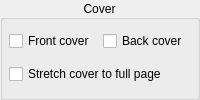
    <widget class="CollapsibleGroupBox" name="coverPanel">
     <property name="title">
      <string>Cover</string>
     </property>
     <property name="alignment">
      <set>Qt::AlignCenter</set>
     </property>
     <layout class="QVBoxLayout" name="coverPanelLayout">
      <property name="leftMargin">
       <number>6</number>
      </property>
      <property name="topMargin">
       <number>4</number>
      </property>
      <property name="rightMargin">
       <number>6</number>
      </property>
      <property name="bottomMargin">
       <number>6</number>
      </property>
      <item>
       <layout class="QHBoxLayout" name="coverRoleLayout">
        <item>
         <widget class="QCheckBox" name="frontCoverCB">
          <property name="toolTip">
           <string>Make this page the project front cover. The previous front cover is released automatically.</string>
          </property>
          <property name="text">
           <string>Front cover</string>
          </property>
         </widget>
        </item>
        <item>
         <widget class="QCheckBox" name="backCoverCB">
          <property name="toolTip">
           <string>Make this page the project back cover. The previous back cover is released automatically.</string>
          </property>
          <property name="text">
           <string>Back cover</string>
          </property>
         </widget>
        </item>
       </layout>
      </item>
      <item>
       <widget class="QCheckBox" name="stretchCoverCB">
        <property name="toolTip">
         <string>Stretch the selected cover content to fill the complete output page.</string>
        </property>
        <property name="text">
         <string>Stretch cover to full page</string>
        </property>
       </widget>
      </item>
     </layout>
    </widget>
